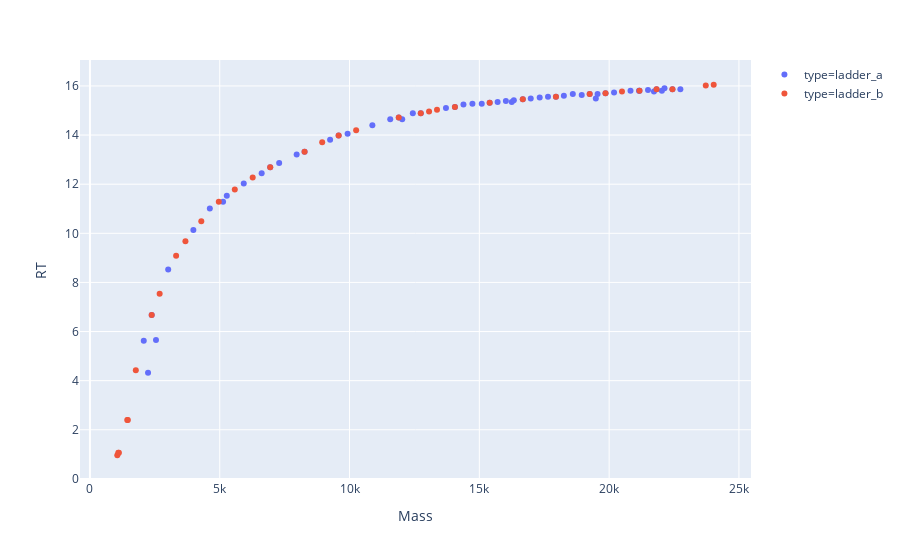

The code cell stored with this chart in its notebook:
### Code cell
plotly_zones(df_skeleton, df_gap_dots)
